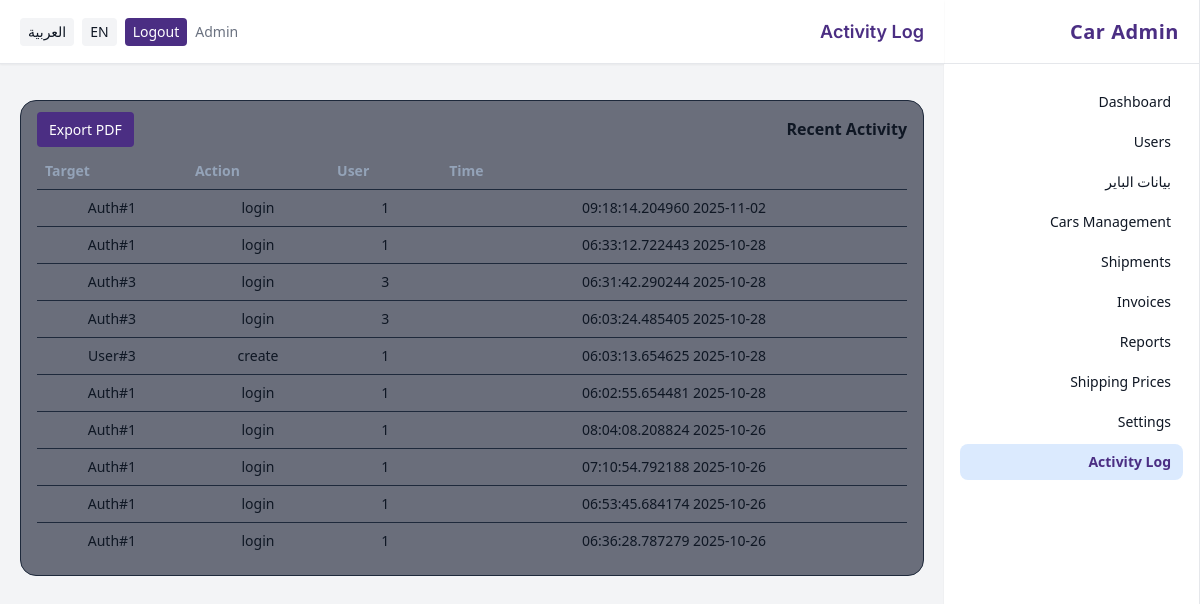
The page /admin/activity (signed in) on the database as committed earlier.
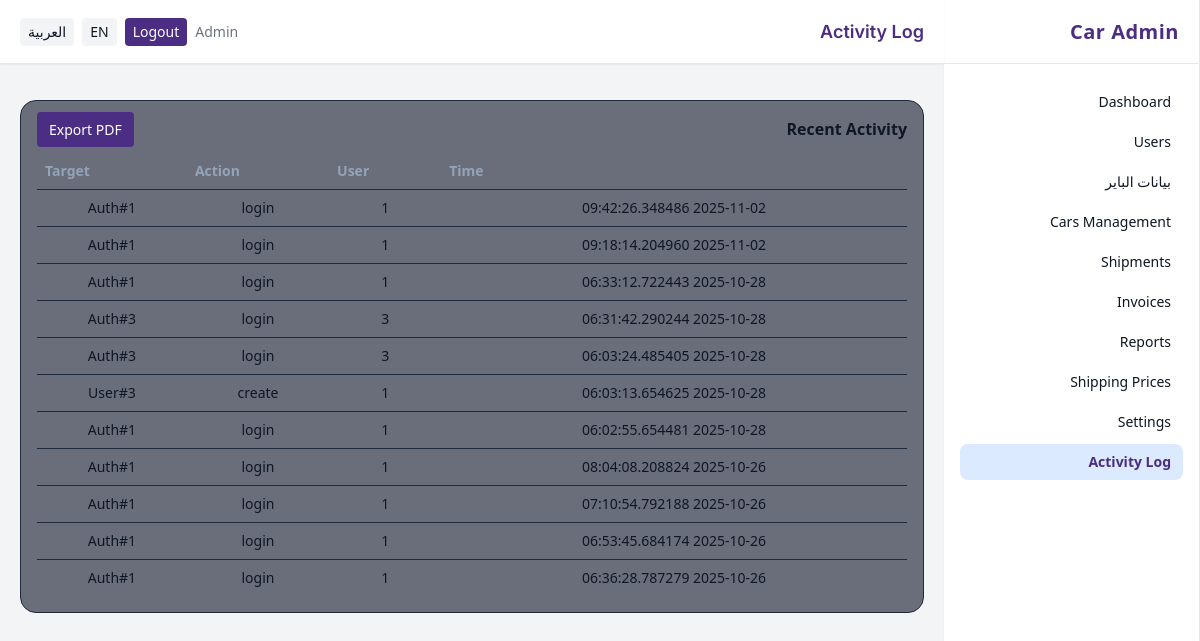
The same page on the database as committed later.
### app/models.py (models this page shows, shortened)
class User(db.Model, UserMixin):
    __tablename__ = "users"
    id = db.Column(db.Integer, primary_key=True)
    name = db.Column(db.String(150))
    email = db.Column(db.String(180), unique=True, index=True)
    phone = db.Column(db.String(50))
    password_hash = db.Column(db.String(200))
    role_id = db.Column(db.Integer, db.ForeignKey("roles.id"))
    active = db.Column(db.Boolean, default=True)
    created_at = db.Column(db.DateTime, default=datetime.utcnow)
    last_login_at = db.Column(db.DateTime)
    role = db.relationship("Role")
    @property
    def is_active(self):
        return bool(self.active)

class AuditLog(db.Model):
    __tablename__ = "audit_logs"
    id = db.Column(db.Integer, primary_key=True)
    user_id = db.Column(db.Integer, db.ForeignKey("users.id"))
    action = db.Column(db.String(200))
    target_type = db.Column(db.String(100))
    target_id = db.Column(db.Integer)
    meta = db.Column(db.JSON)
    timestamp = db.Column(db.DateTime, default=datetime.utcnow)

### app/blueprints/admin/routes.py (the view, shortened to what this page needs)
@admin_bp.route("/activity")
@role_required("admin")
def activity_log():
    from io import BytesIO
    from reportlab.lib.pagesizes import A4
    from reportlab.pdfgen import canvas
    export = request.args.get("export")
    logs = db.session.query(AuditLog).order_by(AuditLog.timestamp.desc()).limit(200).all()
    return render_template("admin/activity_log.html", logs=logs)

### app/security.py (called while the page is built)
def _canonicalize_role(role_name: str | None) -> str | None:
    if not role_name:
        return None
    name = role_name.strip().lower()
    synonyms = {
        "staff": "employee",
        "employees": "employee",
    }
    return synonyms.get(name, name)

def role_required(*allowed_roles: str) -> Callable:
    normalized_allowed = {
        r for r in (_canonicalize_role(r) for r in allowed_roles) if r is not None
    }
    def decorator(view_func: Callable) -> Callable:
        @wraps(view_func)
        @login_required
        def wrapper(*args, **kwargs):
            user_role = getattr(getattr(current_user, "role", None), "name", None)
            user_role_norm = _canonicalize_role(user_role)
            if not user_role_norm or user_role_norm not in normalized_allowed:
                abort(403)
            return view_func(*args, **kwargs)
        return wrapper
    return decorator

### app/templates/admin/activity_log.html (shortened to what this page needs)
{% extends "base_admin.html" %}
{% block header %}{{ _('Activity Log') }}{% endblock %}
{% block content %}
<div class="bg-slate-900/60 border border-slate-800 rounded-2xl p-4">
  <div class="flex justify-between items-center mb-3">
    <h2 class="font-semibold">{{ _('Recent Activity') }}</h2>
    <div>
      <a href="{{ url_for('admin.activity_log') }}?export=pdf" class="px-3 py-2 text-sm rounded bg-primary text-white">{{ _('Export PDF') }}</a>
    </div>
  </div>
  <table class="w-full text-sm">
    <thead>
      <tr class="text-left text-slate-400">
        <th class="p-2">{{ _('Time') }}</th>
        <th class="p-2">{{ _('User') }}</th>
        <th class="p-2">{{ _('Action') }}</th>
        <th class="p-2">{{ _('Target') }}</th>
      </tr>
    </thead>
    <tbody>
      {% for a in logs %}
      <tr class="border-t border-slate-800">
        <td class="p-2">{{ a.timestamp }}</td>
        <td class="p-2">{{ a.user_id }}</td>
        <td class="p-2">{{ a.action }}</td>
        <td class="p-2">{{ a.target_type }}#{{ a.target_id }}</td>
      </tr>
      {% else %}
      <tr>
        <td colspan="4" class="p-3 text-slate-500">{{ _('No activity yet') }}</td>
      </tr>
      {% endfor %}
    </tbody>
  </table>
</div>
{% endblock %}

### app/templates/base_admin.html (shortened to what this page needs)
<!doctype html>
<html lang="{{ g.get('lang_code', 'ar') }}" {% if g.get('lang_code', 'ar') == 'ar' %}dir="rtl"{% endif %} class="h-full bg-background">
<head>
  <script src="https://cdn.tailwindcss.com"></script>
  <link href="https://cdnjs.cloudflare.com/ajax/libs/font-awesome/6.5.0/css/all.min.css" rel="stylesheet">
</head>
<body class="h-full text-neutral text-center">
  <div class="min-h-screen flex bg-background">
    {% if current_user.is_authenticated and current_user.role and (current_user.role.name|lower) == 'admin' %}
    <aside class="w-64 hidden md:flex flex-col bg-white border-r border-gray-200 shadow-sm">
      <div class="h-16 flex items-center px-5 border-b border-gray-200">
        <div class="text-primary text-xl font-bold tracking-wide">{{ _('Car Admin') }}</div>
      </div>
      <nav class="flex-1 px-4 py-5 space-y-1 text-sm">
        <a href="{{ url_for('admin.dashboard') }}" class="flex items-center gap-3 px-3 py-2 rounded-lg hover:bg-blue-50 {% if request.endpoint=='admin.dashboard' %}bg-blue-100 text-primary font-semibold{% endif %}">{{ _('Dashboard') }}</a>
        <a href="{{ url_for('admin.users_list') }}" class="flex items-center gap-3 px-3 py-2 rounded-lg hover:bg-blue-50 ">{{ _('Users') }}</a>
        <a href="{{ url_for('admin.buyers_list') }}" class="flex items-center gap-3 px-3 py-2 rounded-lg hover:bg-blue-50 ">بيانات الباير</a>
        <a href="{{ url_for('ops.dashboard') }}" class="flex items-center gap-3 px-3 py-2 rounded-lg hover:bg-blue-50">{{ _('Cars Management') }}</a>
        <a href="{{ url_for('ops.dashboard') }}" class="flex items-center gap-3 px-3 py-2 rounded-lg hover:bg-blue-50">{{ _('Shipments') }}</a>
        <a href="{{ url_for('acct.dashboard') }}" class="flex items-center gap-3 px-3 py-2 rounded-lg hover:bg-blue-50">{{ _('Invoices') }}</a>
        <a href="{{ url_for('admin.reports') }}" class="flex items-center gap-3 px-3 py-2 rounded-lg hover:bg-blue-50 ">{{ _('Reports') }}</a>
        <a href="{{ url_for('admin.shipping_prices_list') }}" class="flex items-center gap-3 px-3 py-2 rounded-lg hover:bg-blue-50 ">{{ _('Shipping Prices') }}</a>
        <a href="{{ url_for('admin.settings') }}" class="flex items-center gap-3 px-3 py-2 rounded-lg hover:bg-blue-50 {% if request.endpoint=='admin.settings' %}bg-blue-100 text-primary font-semibold{% endif %}">{{ _('Settings') }}</a>
        <a href="{{ url_for('admin.activity_log') }}" class="flex items-center gap-3 px-3 py-2 rounded-lg hover:bg-blue-50 {% if request.endpoint and request.endpoint.startswith('admin.activity_log') %}bg-blue-100 text-primary font-semibold{% endif %}">{{ _('Activity Log') }}</a>
      </nav>
    </aside>
    {% endif %}
    <div class="flex-1 flex flex-col min-w-0">
      <header class="h-16 flex items-center justify-between px-5 bg-white border-b border-gray-200 shadow-sm">
        <div class="text-lg font-semibold text-primary font-heading">{% block header %}{% endblock %}</div>
        <div class="flex items-center gap-2 text-sm">
          {% if current_user.is_authenticated %}
            <span class="text-muted">{{ current_user.name }}</span>
            <a href="{{ url_for('auth.logout') }}" class="px-2 py-1 rounded bg-primary text-white hover:opacity-90 transition">{{ _('Logout') }}</a>
          {% endif %}
          <a href="{{ request.path }}?lang=en" class="px-2 py-1 rounded bg-background hover:bg-white">EN</a>
          <a href="{{ request.path }}?lang=ar" class="px-2 py-1 rounded bg-background hover:bg-white">العربية</a>
        </div>
      </header>
      <div class="px-5 pt-4">
      </div>
      <main class="p-5">
        {% block content %}{% endblock %}
      </main>
    </div>
  </div>
</body>
</html>

### app/templates/base_admin.html (style rules this page uses)
body { font-family: ui-sans-serif, system-ui, -apple-system, Segoe UI, Roboto, Arial, sans-serif; }

Rows that differ between the two databases and show on the page:
added AuditLog: timestamp "2025-11-02 09:42:26.348486", user_id "1", action "login", target_type "Auth", target_id "1"
